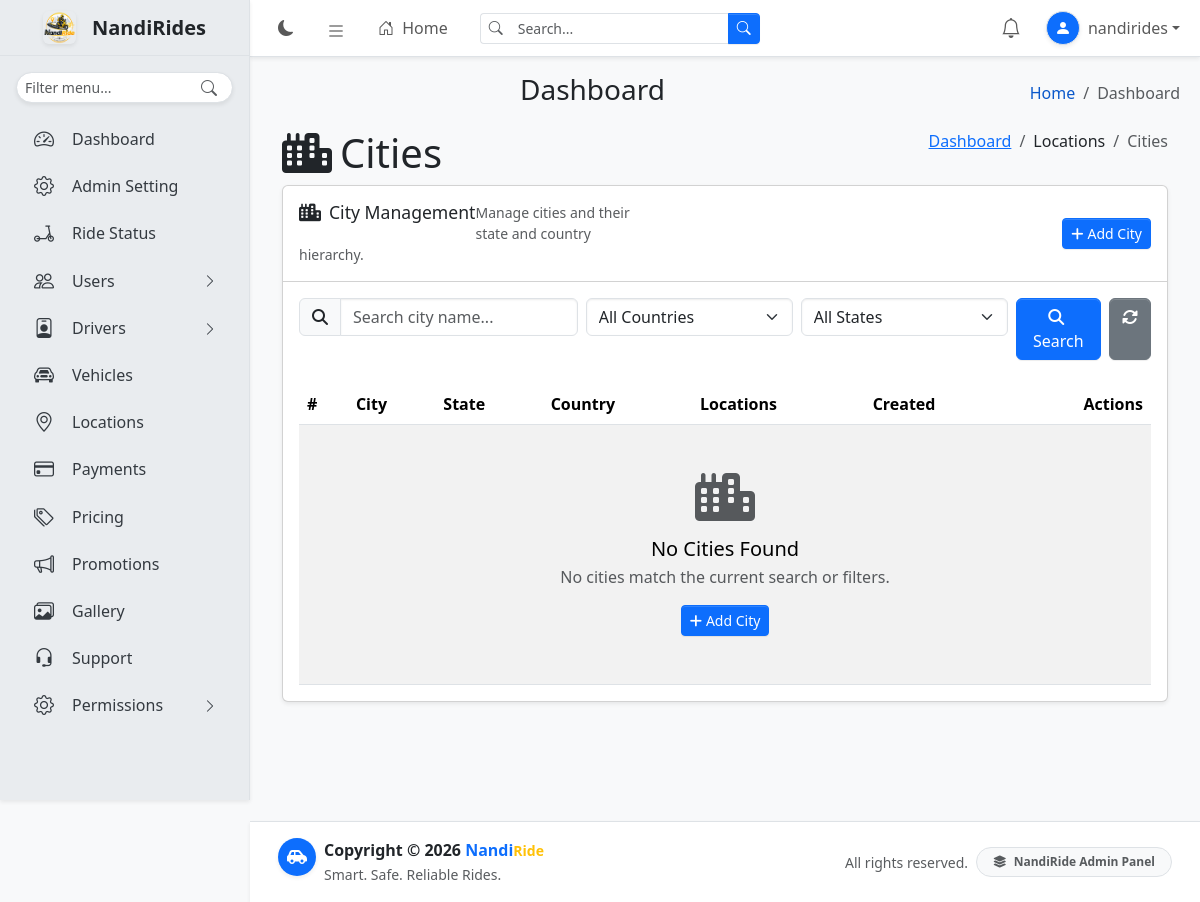
The page /admindashboard/locations/cities/ (signed in) on the database as committed earlier.
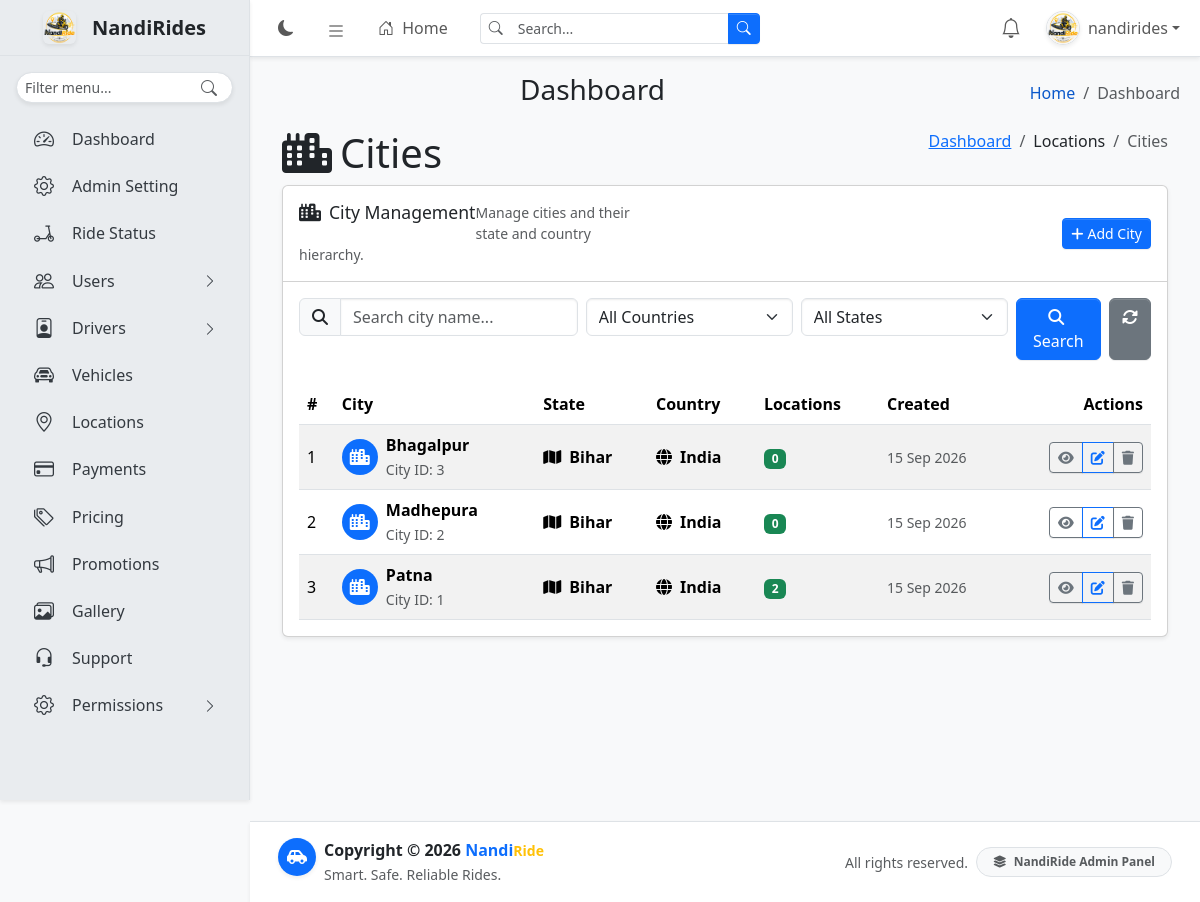
The same page on the database as committed later.
### dashboard/models.py (models this page shows, shortened)
class UserProfile(TimeStampedModel):
    class Gender(models.TextChoices):
        MALE = "male", "Male"
        FEMALE = "female", "Female"
        OTHER = "other", "Other"
    user = models.OneToOneField(
        settings.AUTH_USER_MODEL,
        on_delete=models.CASCADE,
        related_name="profile",
    )
    profile_image = models.ImageField(
        upload_to="profiles/",
        blank=True,
        null=True,
    )
    phone = models.CharField(
        max_length=20,
        blank=True,
    )
    date_of_birth = models.DateField(
        null=True,
        blank=True,
    )
    gender = models.CharField(
        max_length=10,
        choices=Gender.choices,
        blank=True,
    )
    address = models.TextField(
        blank=True,
    )
    city = models.ForeignKey(
        "locations.City",
        on_delete=models.SET_NULL,
        null=True,
        blank=True,
        related_name="user_profiles",
    )
    emergency_contact_name = models.CharField(
        max_length=150,
        blank=True,
    )
    emergency_contact_phone = models.CharField(
        max_length=20,
        blank=True,
    )
    email_verified = models.BooleanField(
        default=False,
    )
    email_verified_at = models.DateTimeField(
        null=True,
        blank=True,
    )

### locations/models.py (models this page shows, shortened)
class City(TimeStampedModel):
    state = models.ForeignKey(
        State,
        on_delete=models.PROTECT,
        related_name="cities",
    )
    name = models.CharField(max_length=100)

class State(TimeStampedModel):
    country = models.ForeignKey(
        Country,
        on_delete=models.PROTECT,
        related_name="states",
    )
    name = models.CharField(max_length=100)

class Country(TimeStampedModel):
    name = models.CharField(max_length=100)
    code = models.CharField(max_length=10, unique=True)

### locations/views.py (the view)
@login_required
@permission_required("locations.view_city", raise_exception=True)
def city_list(request):
    query = request.GET.get(
        "q",
        "",
    ).strip()
    country_id = request.GET.get(
        "country",
        "",
    ).strip()
    state_id = request.GET.get(
        "state",
        "",
    ).strip()
    cities = City.objects.select_related(
        "state",
        "state__country",
    ).annotate(
        location_count=Count(
            "locations",
            distinct=True,
        )
    ).order_by(
        "state__country__name",
        "state__name",
        "name",
    )
    if query:
        cities = cities.filter(
            Q(name__icontains=query)
            | Q(state__name__icontains=query)
            | Q(state__country__name__icontains=query)
        )
    if country_id:
        cities = cities.filter(
            state__country_id=country_id
        )
    if state_id:
        cities = cities.filter(
            state_id=state_id
        )
    context = {
        "cities": cities,
        "countries": Country.objects.order_by("name"),
        "states": State.objects.select_related(
            "country"
        ).order_by(
            "country__name",
            "name",
        ),
        "query": query,
        "q": query,
        "selected_country": country_id,
        "selected_state": state_id,
    }
    return render(
        request,
        "locations/city_list.html",
        context,
    )

### core/templatetags/navigation.py (called while the page is built)
def user_has_permission(user, permission):
    if not permission:
        return True
    if not user.is_authenticated:
        return False
    if user.is_superuser:
        return True
    return user.has_perm(permission)

def item_is_visible(user, item):
    if item.get("staff_only") and not user.is_staff:
        return False
    permission = item.get("permission")
    if not user_has_permission(user, permission):
        return False
    return True

@register.simple_tag(takes_context=True)
def get_navigation(context):
    request = context["request"]
    current_url_name = ""
    if request.resolver_match:
        current_url_name = request.resolver_match.url_name
    return build_navigation(
        request.user,
        current_url_name,
    )

### locations/templates/locations/city_list.html (shortened to what the changed rows need)
{% extends "base.html" %}
{% block content %}
<section class="content-header">
    <div class="container-fluid">
        <div class="row mb-2">
            <div class="col-sm-6">
                <h1 class="m-0">
                    <i class="fas fa-city me-2"></i>Cities
                </h1>
            </div>
        </div>
    </div>
</section>
<section class="content">
    <div class="container-fluid">
        <div class="card shadow-sm">
            <div class="card-body">
                <div class="table-responsive">
                    <table class="table table-hover table-striped align-middle mb-0">
                        <thead>
                            <tr>
                                <th>#</th>
                                <th>City</th>
                                <th>State</th>
                                <th>Country</th>
                                <th>Locations</th>
                                <th>Created</th>
                                <th class="text-end">Actions</th>
                            </tr>
                        </thead>
                        <tbody>
                            {% for city in cities %}
                                <tr>
                                    <td>
                                        {{ forloop.counter }}
                                    </td>
                                    <td>
                                        <div class="d-flex align-items-center">
                                            <span class="bg-primary rounded-circle d-inline-flex align-items-center justify-content-center me-2"
                                                  style="width: 36px; height: 36px;">
                                                <i class="fas fa-city text-white"></i>
                                            </span>
                                            <div>
                                                <div class="fw-semibold">
                                                    {{ city.name }}
                                                </div>
                                                <small class="text-muted">
                                                    City ID: {{ city.pk }}
                                                </small>
                                            </div>
                                        </div>
                                    </td>
                                    <td>
                                        <div class="fw-semibold">
                                            <i class="fas fa-map me-1"></i>
                                            {{ city.state.name }}
                                        </div>
                                    </td>
                                    <td>
                                        <div class="fw-semibold">
                                            <i class="fas fa-globe me-1"></i>
                                            {{ city.state.country.name }}
                                        </div>
                                    </td>
                                    <td>
                                        <span class="badge bg-success">
                                            {{ city.locations.count }}
                                        </span>
                                    </td>
                                    <td>
                                        <span class="text-muted small">
                                            {{ city.created_at|date:"d M Y" }}
                                        </span>
                                    </td>
                                    <td class="text-end">
                                        <div class="btn-group" role="group">
                                            <a href="{% url 'city_detail' city.pk %}"
                                               class="btn btn-sm btn-outline-secondary"
                                               title="View City">
                                                <i class="fas fa-eye"></i>
                                            </a>
                                            <a href="{% url 'city_edit' city.pk %}"
                                               class="btn btn-sm btn-outline-primary"
                                               title="Edit City">
                                                <i class="fas fa-edit"></i>
                                            </a>
                                            <button type="button"
                                                    class="btn btn-sm btn-outline-secondary"
                                                    title="Delete City"
                                                    data-bs-toggle="modal"
                                                    data-bs-target="#deleteCityModal{{ city.pk }}">
                                                <i class="fas fa-trash"></i>
                                            </button>
                                        </div>
                                    </td>
                                </tr>
                            {% empty %}
                                <tr>
                                    <td colspan="7" class="text-center py-5">
                                        <div class="mb-3">
                                            <i class="fas fa-city fa-3x text-muted"></i>
                                        </div>
                                        <h5 class="mb-1">No Cities Found</h5>
                                        <p class="text-muted mb-3">
                                            No cities match the current search or filters.
                                        </p>
                                        <a href="{% url 'city_create' %}" class="btn btn-primary btn-sm">
                                            <i class="fas fa-plus me-1"></i>Add City
                                        </a>
                                    </td>
                                </tr>
                            {% endfor %}
                        </tbody>
                    </table>
                </div>
            </div>
        </div>
    </div>
</section>
{% endblock %}

### templates/includes/navbar.html (shortened to what this page needs)
{% load static %}
<nav class="app-header navbar navbar-expand bg-body border-bottom shadow-sm {% if request.resolver_match.url_name == 'login' %}app-header-login{% else %}app-header-dashboard{% endif %}" style="position:fixed!important;top:0;right:0;z-index:1030!important;">
    <div class="container-fluid position-relative">
        <ul class="navbar-nav align-items-center">
            <li class="nav-item">
                <button type="button" class="nav-link border-0 bg-transparent rounded-circle" id="theme-toggle" aria-label="Toggle theme" title="Toggle theme">
                    <i class="bi bi-moon-fill" id="theme-icon"></i>
                </button>
            </li>
            {% if request.resolver_match.url_name != 'login' %}
            <li class="nav-item">
                <a class="nav-link rounded" data-lte-toggle="sidebar" href="#" role="button" aria-label="Toggle sidebar" title="Toggle sidebar">
                    <i class="bi bi-list fs-5"></i>
                </a>
            </li>
            <li class="nav-item d-none d-md-block">
                <a href="{% url 'dashboard' %}" class="nav-link fw-medium">
                    <i class="bi bi-house-door me-1"></i>
                    Home
                </a>
            </li>
            {% endif %}
        </ul>
        {% if request.resolver_match.url_name == 'login' %}
        <div class="position-absolute top-50 start-50 translate-middle d-flex align-items-center gap-3 text-nowrap">
            <img src="{% static 'user/images/logo.png' %}" alt="NandiRide Logo" width="42" height="42" class="rounded-3 shadow-sm">
            <div class="lh-sm">
                <div class="fw-bold fs-5 text-body">
                    Welcome to the Nandi<small class="text-warning">Ride</small>
                    <span class="fs-5 text-body fw-semibold">Administration Portal</span>
                </div>
            </div>
        </div>
        {% else %}
        <form class="d-none d-md-flex ms-3" role="search" method="get" action="#">
            <div class="input-group input-group-sm">
                <span class="input-group-text bg-body border-end-0">
                    <i class="bi bi-search text-body-secondary"></i>
                </span>
                <input type="search" id="navbar-search-input" name="q" class="form-control border-start-0 shadow-none" placeholder="Search..." autocomplete="off" value="{{ request.GET.q|default:'' }}">
                <button type="submit" class="btn btn-primary">
                    <i class="bi bi-search"></i>
                </button>
            </div>
        </form>
        {% endif %}
        <ul class="navbar-nav ms-auto align-items-center">
            {% if user.is_authenticated %}
            <li class="nav-item dropdown notification-nav-item">
                <a class="nav-link notification-bell-wrapper rounded-circle"
                   href="#"
                   role="button"
                   data-bs-toggle="dropdown"
                   aria-expanded="false"
                   aria-label="Notifications"
                   title="Notifications">
                    <i class="bi bi-bell fs-5"></i>
                </a>
            </li>
            <li class="nav-item dropdown ms-1">
                <a class="nav-link dropdown-toggle d-flex align-items-center px-2" href="#" role="button" data-bs-toggle="dropdown" aria-expanded="false">
                    {% if user.profile.profile_image %}
                    <img src="{{ user.profile.profile_image.url }}" class="rounded-circle shadow-sm border me-2 object-fit-cover" width="34" height="34" alt="User profile">
                    {% else %}
                    <span class="rounded-circle shadow-sm border me-2 bg-primary text-white d-inline-flex align-items-center justify-content-center" style="width:34px;height:34px;">
                        <i class="bi bi-person-fill"></i>
                    </span>
                    {% endif %}
                    <span class="d-none d-md-inline fw-medium">{{ user.get_full_name|default:user.get_username }}</span>
                </a>
            </li>
            {% endif %}
        </ul>
    </div>
</nav>

Rows that differ between the two databases and show on the page:
added City: name "Bhagalpur", pk "3", state.name "Bihar", state.country.name "India", locations.count "0", created_at "15 Sep 2026"
added City: name "Madhepura", pk "2", state.name "Bihar", state.country.name "India", locations.count "0", created_at "15 Sep 2026"
added City: name "Patna", pk "1", state.name "Bihar", state.country.name "India", locations.count "2", created_at "15 Sep 2026"
Other text that changed with them:
text no longer shown: "No Cities Found No cities match the current search or filters. Add City"
